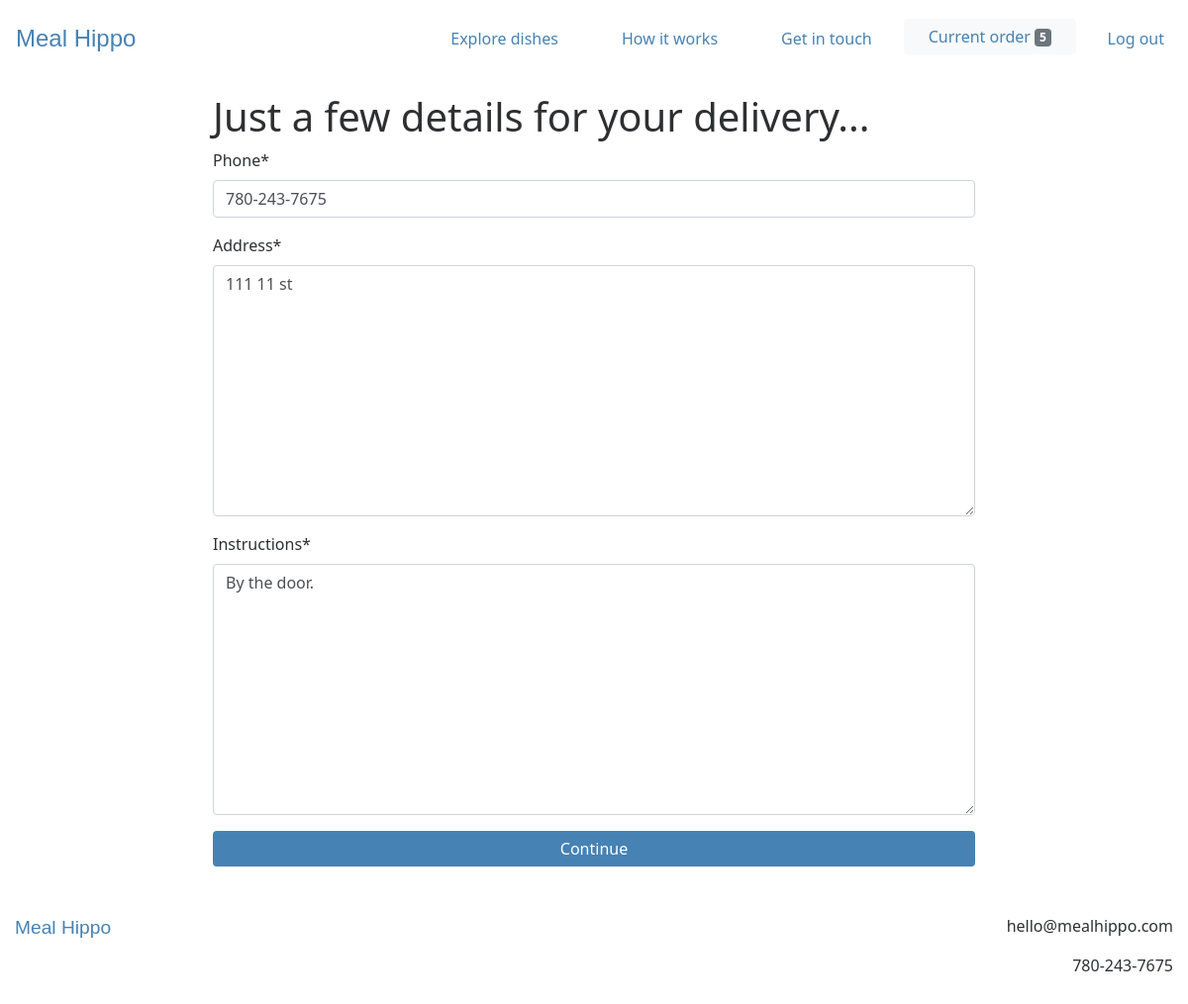
/order/delivery (signed in), run on the app's committed database.
### users/models.py (models this page shows, shortened)
class CustomUser(AbstractBaseUser):
    email = models.EmailField(unique=True)
    is_active = models.BooleanField(default=True)
    is_admin = models.BooleanField(default=False)
    objects = CustomUserManager()
    USERNAME_FIELD = 'email'
    REQUIRED_FIELDS = []

### webplatform/models.py (models this page shows, shortened)
class Order(models.Model):
    user = models.ForeignKey(settings.AUTH_USER_MODEL, on_delete=models.CASCADE)
    items = models.ManyToManyField(OrderItem)
    delivery_date = models.DateField(null=True, default=timezone.now)
    delivery_time = models.TimeField(null=True, default=timezone.now)
    is_completed = models.BooleanField(default=False)
    payment = models.ForeignKey("Payment", on_delete=models.SET_NULL, blank=True, null=True)
    created_at = models.DateTimeField(auto_now_add=True)
    modified_at = models.DateTimeField(auto_now=True)

class UserDeliveryDetail(models.Model):
    user = models.OneToOneField(settings.AUTH_USER_MODEL, on_delete=models.CASCADE)
    phone = models.CharField(max_length=20)
    address = models.TextField()
    instructions = models.TextField()

### webplatform/views.py (the view)
# urls.py: path('order/delivery', views.OrderDeliveryView.as_view(), name='order_delivery_view'),
class OrderDeliveryView(LoginRequiredMixin, UpdateView):
    login_url = 'login'
    model = models.UserDeliveryDetail
    fields = ['phone', 'address', 'instructions',]
    template_name = 'webplatform/order_delivery_view.html'
    success_url = reverse_lazy('webplatform:order_payment_view')
    def get_object(self):
        return get_object_or_404(models.UserDeliveryDetail, user=self.request.user)

### webplatform/templatetags/cart_templatetags.py (called while the page is built)
@register.filter
def cart_item_count(user):
    if user.is_authenticated:
        queryset = models.Order.objects.filter(user=user, is_completed=False)
        if queryset.exists():
            return queryset[0].items.count()
    return 0

### webplatform/templates/webplatform/order_delivery_view.html (shortened to what this page needs)
{% extends 'base.html' %}
{% load static %}
{% load crispy_forms_tags %}
{% load humanize %}
{% block content %}
<div class="container-fluid mt-3 mb-5">
  <div class="row">
    <div class="col-2"></div>
    <div class="col-8">
      <h1>Just a few details for your delivery...</h1>
      <form method="post">
        {{ form|crispy }}
        <input type="submit" value="Continue" class="btn btn-primary w-100">
      </form>
    </div>
    <div class="col-2"></div>
  </div>
</div>
{% endblock %}

### templates/base.html (shortened to what this page needs)
{% load static %}
{% load cart_templatetags %}
<!DOCTYPE html>
<html lang="en" dir="ltr">
  <head>
    <link rel="stylesheet" href="https://stackpath.bootstrapcdn.com/bootstrap/4.4.1/css/bootstrap.min.css">
    <link rel="stylesheet" type="text/css" href="{% static 'style.css' %}">
  </head>
  <body>
    <nav class="navbar navbar-expand-md navbar-light py-3">
      <a class="navbar-brand" href="{% url 'webplatform:home_view' %}">Meal&nbsp;Hippo</a>
      <div class="collapse navbar-collapse" id="navbarText">
        <ul class="navbar-nav ml-auto">
          <li class="nav-item ml-5">
            <a class="nav-link" href="{% url 'webplatform:order_items_view' %}">Explore dishes</a>
          </li>
          <li class="nav-item ml-5">
            <a class="nav-link" href="{% url 'webplatform:support_view' %}">How it works</a>
          </li>
          <li class="nav-item ml-5">
            <a class="nav-link" href="{% url 'webplatform:contact_view' %}">Get in touch</a>
          </li>
          {% if user.is_authenticated %}
            <li class="nav-item ml-4">
              <a href="{% url 'webplatform:order_items_view' %}">
                <button type="button" class="btn btn-light">
                  Current order <span class="badge badge-secondary">{{ request.user|cart_item_count }}</span>
                </button>
              </a>
            </li>
            <li class="nav-item ml-4">
              <a class="nav-link" href="{% url 'logout' %}">Log out</a>
            </li>
          {% endif %}
        </ul>
      </div>
    </nav>
    {% block content %}
    {% endblock %}
    <footer>
      <div class="container-fluid text-center my-4">
        <div class="row">
          <div class="col-sm text-sm-left mb-4">
            <span class="logo">
              <a href="{% url 'webplatform:home_view' %}">Meal&nbsp;Hippo</a>
            </span>
          </div>
          <div class="col-sm text-sm-right">
            <p>hello@mealhippo.com</p>
            <p>780-243-7675</p>
          </div>
        </div>
      </div>
    </footer>
  </body>
</html>

### static/style.css (style rules this page uses)
body { color: #2D3033; font-family: "Lucida Grande", "Lucida Sans Unicode", "Lucida Sans", "Segoe UI", Geneva, Frutiger, Verdana, "Helvetica Neue", Arial, sans-serif; font-size: 16px; }
a, .btn-link { color: steelblue; }
.navbar-light .navbar-brand, .logo a { color: steelblue; font-size: 1.5em; font-family: "Arial Rounded MT Bold", "Helvetica Rounded", Arial, sans-serif; }
.logo a { font-size: 1.2em; }
.navbar-nav .nav-item a.nav-link { color: steelblue; }
.btn-primary { background: steelblue; border: none; padding-left: 25px; padding-right: 25px; }
.btn-light { color: steelblue; border: none; padding-left: 25px; padding-right: 25px; }

### data on the page
CustomUser: user|cart_item_count "5"
UserDeliveryDetail: phone "780-243-7675", address "111 11 st", instructions "By the door."
